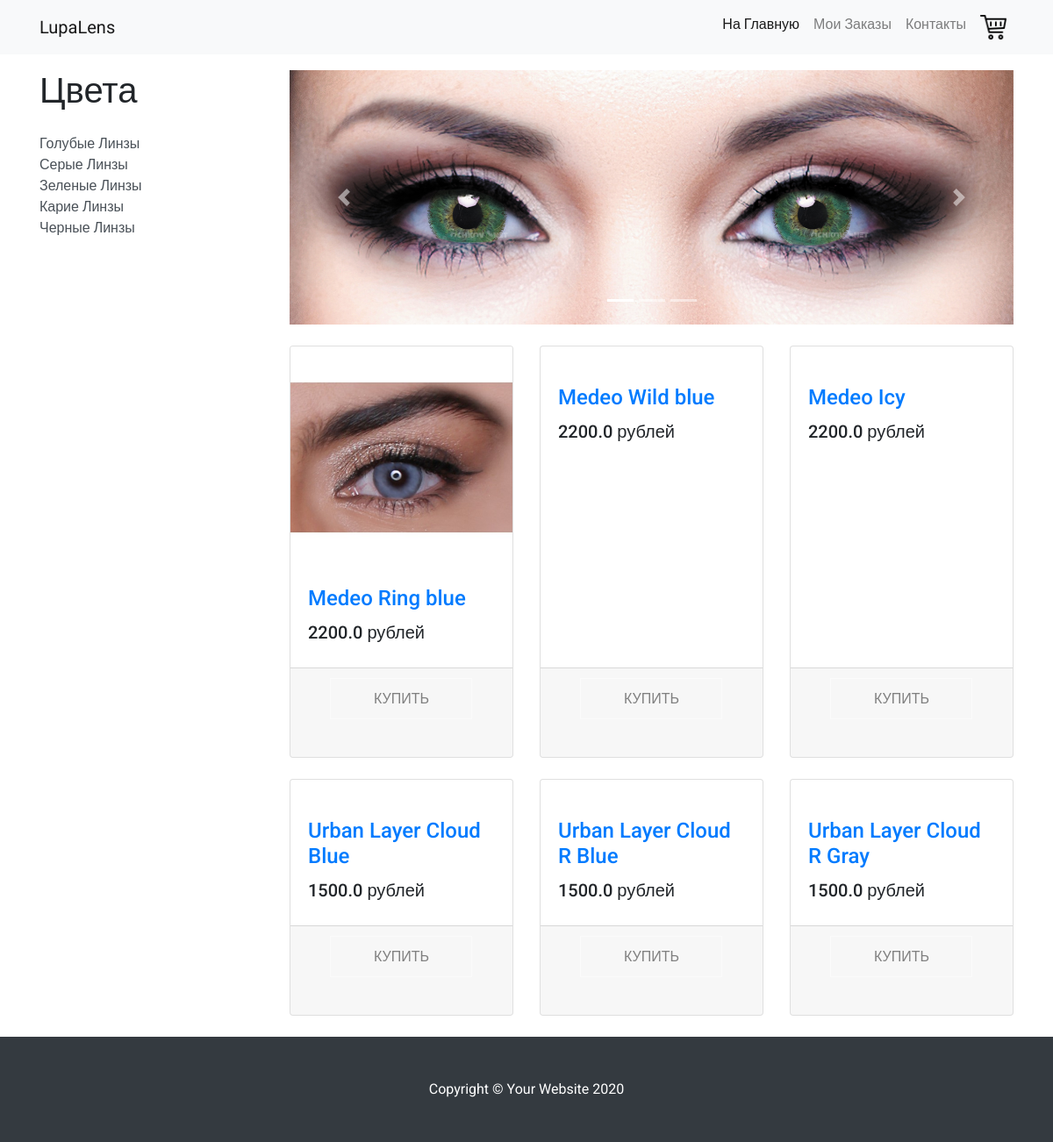
The page / on the database its author committed.
### models.py (models this page shows, shortened)
class lenses(db.Model):
    brand = db.Column(db.String(100), primary_key=True)
    color_name = db.Column(db.String(1000), primary_key=True)
    dioptrics = db.Column(db.Float, primary_key=True)
    replacement_frequency = db.Column(db.String(100), primary_key=True)
    color_category = db.Column(db.String(100))
    unit = db.Column(db.Integer)
    price = db.Column(db.Float)
    stock = db.Column(db.Integer)

### app.py (the view)
@app.route("/", methods=["POST", "GET"])
def home():
    isshopcart = False
    temp_uid = session.get("temp_uid", None)
    if temp_uid == None:
        temp_uid = uuid.uuid4().hex
        session["temp_uid"] = temp_uid
    db_displayed_lens = db.session.query(lenses.brand,lenses.color_name,lenses.price).filter().order_by(desc(lenses.stock)).limit(6).all()
    db.session.close()
    displayed_lenses = []
    for each in range(len(db_displayed_lens)):
        db_image_path = db.session.query(lens_images.image_path).filter(
            lens_images.brand == str(db_displayed_lens[each][0]), lens_images.color_name == str(db_displayed_lens[each][1]),
            lens_images.display_order == 1).first()
        item = {"brand": str(db_displayed_lens[each][0]),"color_name": str(db_displayed_lens[each][1]),
                "price": str(db_displayed_lens[each][2]), "image_path": str(db_image_path[0])}
        displayed_lenses.append(item)
    items = displayed_lenses
    return render_template("index.html", items = displayed_lenses, isshopcart=isshopcart)

### templates/index.html (shortened to what this page needs)
{% extends "base.html"%}
{% block content %}
      <div class="col-lg-9">
        <div id="carouselExampleIndicators" class="carousel slide my-4" data-ride="carousel">
          <ol class="carousel-indicators">
            <li data-target="#carouselExampleIndicators" data-slide-to="0" class="active"></li>
            <li data-target="#carouselExampleIndicators" data-slide-to="1"></li>
            <li data-target="#carouselExampleIndicators" data-slide-to="2"></li>
          </ol>
          <div class="carousel-inner" role="listbox">
            <div class="carousel-item active">
              <img class="d-block img-fluid" src="/static/images/1.jpg" width="916" height="510" alt="First slide">
            </div>
          </div>
          <a class="carousel-control-prev" href="#carouselExampleIndicators" role="button" data-slide="prev">
            <span class="carousel-control-prev-icon" aria-hidden="true"></span>
          </a>
          <a class="carousel-control-next" href="#carouselExampleIndicators" role="button" data-slide="next">
            <span class="carousel-control-next-icon" aria-hidden="true"></span>
          </a>
        </div>
        <div class="row">
          {% for i in range(items|length) %}
          <div class="col-lg-4 col-md-6 mb-4">
            <div class="card h-100">
              <a href="#"><img class="card-img-top" src="{{items[i]['image_path']}}" alt=""></a>
              <div class="card-body">
                <h4 class="card-title">
                  <a href="/item_{{items[i]['brand']}}+{{items[i]['color_name']}}">{{items[i]['brand']}} {{items[i]['color_name']}}</a>
                </h4>
                <h5>{{items[i]['price']}} рублей</h5>
              </div>
              <div class="card-footer"><center>
                <a href="/item_{{items[i]['brand']}}+{{items[i]['color_name']}}" class="btnfos btnfos-5"><center>Купить</center></a></center>
              </div>
            </div>
          </div>
          {% endfor %}
        </div>
      </div>
{% endblock %}

### templates/base.html (shortened to what this page needs)
<!DOCTYPE html>
<html lang="en">
<head>
  <link href="static/vendor/bootstrap/css/bootstrap.min.css" rel="stylesheet">
  <link href="static/css/shop-homepage.css" rel="stylesheet">
  <link href="static/css/shop-item.css" rel="stylesheet">
  <link href="static/css/button.css" rel="stylesheet">
</head>
<body>
  <nav class="navbar navbar-expand-lg navbar-light bg-light fixed-top">
    <div class="container">
      <a class="navbar-brand" href="/">LupaLens</a>
      <div class="collapse navbar-collapse" id="navbarResponsive">
        <ul class="navbar-nav ml-auto">
          <li class="nav-item active">
            <a class="nav-link" href="/">На Главную
            </a>
          </li>
          <li class="nav-item">
            <a class="nav-link" href="/my_orders">Мои Заказы</a>
          </li>
          <li class="nav-item">
            <a class="nav-link" href="#">Контакты</a>
          </li>
          <li class="nav-item">
            <a class="nav-link" href="/shopping_cart_page"><img src="/static/images/cart.png" width="30" height="30" style="width: 30px;"></a>
          </li>
        </ul>
      </div>
    </div>
  </nav>
  <div class="container">
    <div class="row">
      <div class="col-lg-3">
        {% if isshopcart == False%}
        <h1 class="my-4">Цвета</h1>
        <div class="list-group">
          <a href="#" class="list-group-item-action">Голубые Линзы</a>
          <a href="#" class="list-group-item-action">Серые Линзы</a>
          <a href="#" class="list-group-item-action">Зеленые Линзы</a>
          <a href="#" class="list-group-item-action">Карие Линзы</a>
          <a href="#" class="list-group-item-action">Черные Линзы</a>
        </div>
        {% endif %}
      </div>
      {% block content %}{%endblock%}
    </div>
  </div>
  <footer class="py-5 bg-dark">
    <div class="container">
      <p class="m-0 text-center text-white">Copyright &copy; Your Website 2020</p>
    </div>
  </footer>
</body>
</html>

### static/css/shop-homepage.css (style rules this page uses)
body { padding-top: 56px; }

### static/css/shop-item.css (style rules this page uses)
body { padding-top: 56px; }

### static/css/button.css (style rules this page uses)
* { -moz-box-sizing: inherit; box-sizing: inherit; -webkit-transition-property: all; transition-property: all; -webkit-transition-duration: .6s; transition-duration: .6s; -webkit-transition-timing-function: ease; transition-timing-function: ease; }
html, body { -moz-box-sizing: border-box; box-sizing: border-box; height: 100%; width: 100%; }
body { background: white; font-family: 'Roboto', sans-serif; font-weight: 400; }
.btnfos { color: grey; cursor: pointer; display: block; font-size: 16px; font-weight: 400; line-height: 45px; max-width: 160px; margin: 0 auto 2em; position: relative; text-transform: uppercase; vertical-align: middle; width: 100%; }
@media (min-width: 400px) { .btnfos { display: inline-block; margin-right: 0; } }
.btnfos-5 { border: 0 solid; box-shadow: inset 0 0 20px rgba(255, 255, 255, 0); outline: 1px solid; outline-color: rgba(255, 255, 255, 0); outline-offset: 0px; text-shadow: none; -webkit-transition: all 1250ms cubic-bezier(0.19, 1, 0.22, 1); transition: all 1250ms cubic-bezier(0.19, 1, 0.22, 1); outline-color: rgba(255, 255, 255, 0.5); outline-offset: 0px; }

### rows shown on the page
lenses: brand "Medeo", color_name "Ring blue"
lenses: brand "Medeo", color_name "Wild blue"
lenses: brand "Medeo", color_name "Icy"
lenses: brand "Urban Layer", color_name "Cloud Blue"
lenses: brand "Urban Layer", color_name "Cloud R Blue"
lenses: brand "Urban Layer", color_name "Cloud R Gray"

### other values the page prints
{{ items[i]['price'] }} "2200.0" "2200.0" "2200.0" "1500.0" "1500.0" "1500.0"
